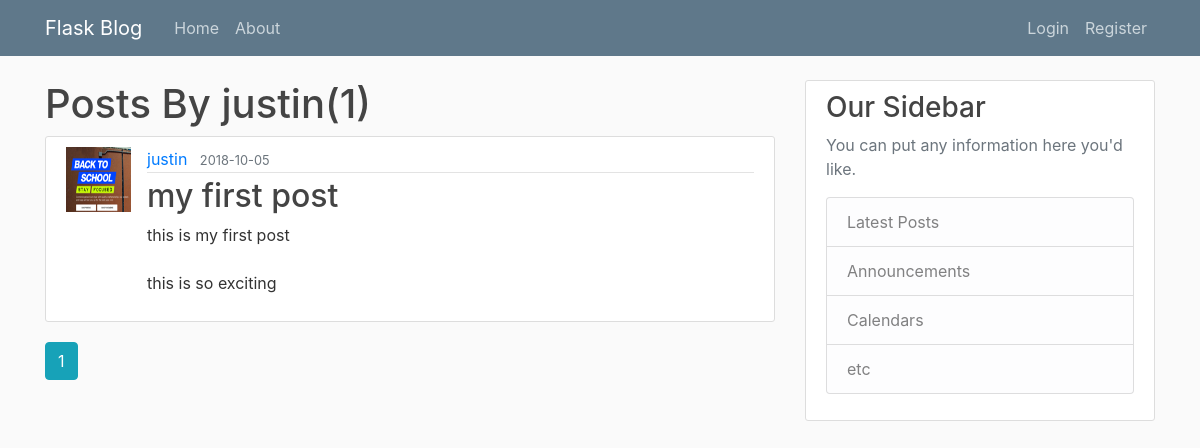
The app's page /user/justin/, older data.
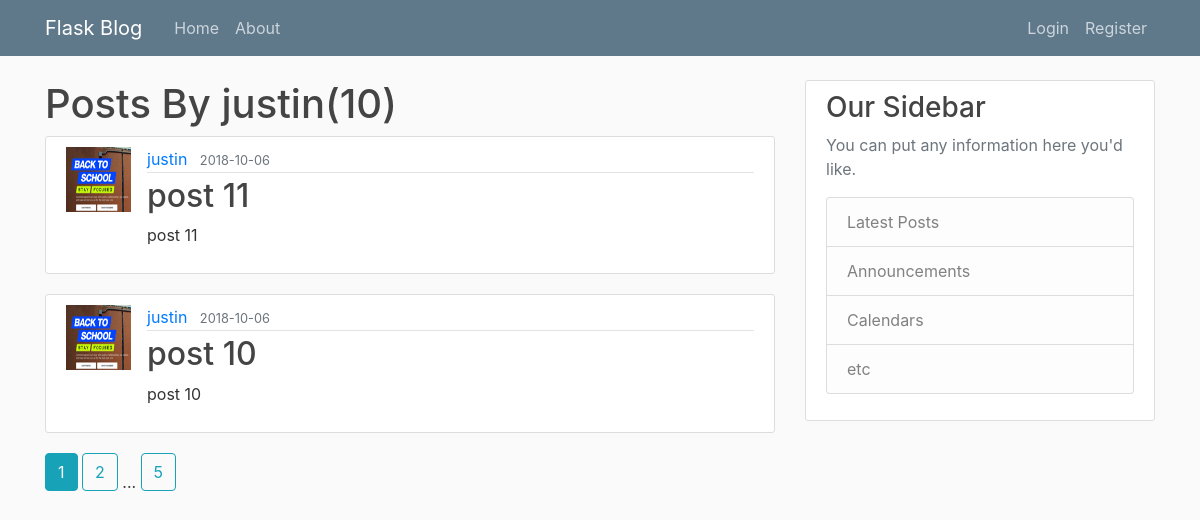
The same page, newer data.
### flaskblog/models.py (models this page shows, shortened)
class Post(db.Model):
  id          = db.Column(db.Integer    , primary_key=True)
  title       = db.Column(db.String(100), nullable=False)
  date_posted = db.Column(db.DateTime   , nullable=False, default=datetime.utcnow)
  content     = db.Column(db.Text       , nullable=False)
  user_id     = db.Column(db.Integer    , db.ForeignKey('user.id'), nullable=False)

class User(db.Model, UserMixin):
  id         = db.Column(db.Integer, primary_key=True)
  username   = db.Column(db.String(20),  unique=True,    nullable=False)
  email      = db.Column(db.String(120), unique=True,    nullable=False)
  image_file = db.Column(db.String(20),  nullable=False, default='default.jpg')
  password   = db.Column(db.String(60),  nullable=False)
  posts      = db.relationship('Post', backref='author', lazy=True)

### flaskblog/users/routes.py (the view)
@users.route('/user/<string:username>/')
def user_posts(username):
  page  = request.args.get('page', 1, type=int)
  user  = User.query.filter_by(username=username).first_or_404()
  posts = Post                                \
          .query                              \
          .filter_by(author=user)             \
          .order_by(Post.date_posted.desc())  \
          .paginate(per_page=2, page=page)
  return render_template('user_posts.html', posts=posts, user=user)

### flaskblog/templates/user_posts.html
{% extends 'layout.html' %}
{% block content %}
  <h1 class="mb=3">Posts By {{ user.username }}({{ posts.total }})</h1>
  {% for post in posts.items %}
  <article class="media content-section">
    <img class="rounded-cirle article-img" src="{{ url_for('static', filename='profile_pics/' + post.author.image_file) }}" />
    <div class="media-body">
      <div class="article-metadata">
        <a class="mr-2" href="{{ url_for('users.user_posts', username=post.author.username) }}">{{ post.author.username }}</a>
        <small class="text-muted">{{ post.date_posted.strftime('%Y-%m-%d') }}</small>
      </div>
      <h2><a class="article-title" href="{{ url_for('posts.post', post_id=post.id) }}">{{ post.title }}</a></h2>
      <p class="article-content">{{ post.content }}</p>
    </div>
  </article>
  {% endfor %}
  {% for page_num in posts.iter_pages(left_edge=1, right_edge=1, left_current=1, right_current=2) %}
    {% if page_num %}
      {% if posts.page == page_num %}
        <a class="btn btn-info mb-4" href="{{ url_for('users.user_posts', username=user.username, page=page_num) }}">{{ page_num }}</a>
      {% else %}
        <a class="btn btn-outline-info mb-4" href="{{ url_for('users.user_posts', username=user.username, page=page_num) }}">{{ page_num }}</a>
      {% endif %}
    {% else %}
      ...
    {% endif %}
  {% endfor %}
{% endblock content %}

Row changes from the older to the newer data that the page shows:
removed Post: image_file (picture), author.username "justin", date_posted "2018-10-05", title "my first post", content "this is my first post this is so exciting"
added Post: image_file (picture), author.username "justin", date_posted "2018-10-06", title "post 11", content "post 11"
added Post: image_file (picture), author.username "justin", date_posted "2018-10-06", title "post 10", content "post 10"
Text that changed along with them:
{{ posts.total }}: "1" → "10"
new list line: "2"
new list line: "5"
